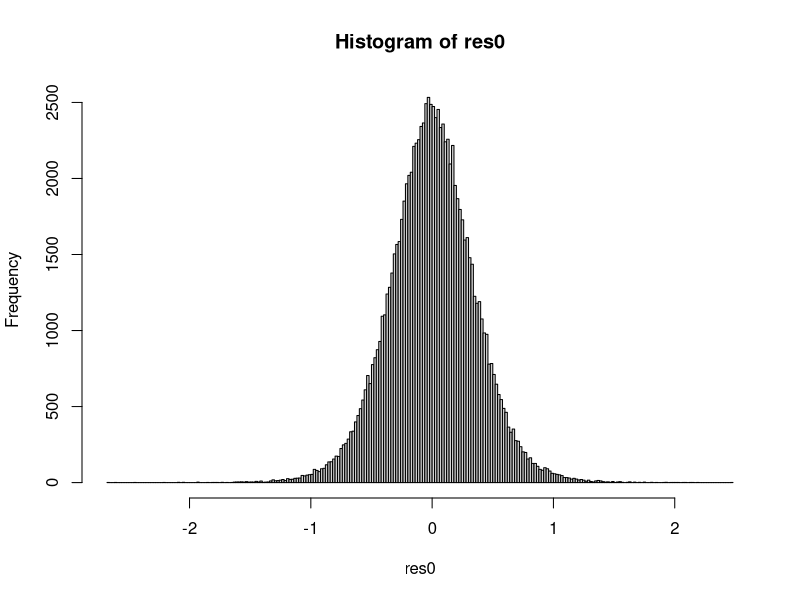

The R script that drew this image: (Note: this script raises an error after producing the figure.)
## ---- chunk 1
knitr::opts_chunk$set(cache=TRUE, autodep=TRUE, cache.comments=TRUE)
## ---- chunk 2
## simreps is the number of simulation reps (n)
simreps <- 1e5 ## this is 100000, five zeros
## ?replicate
set.seed(44)
compute_meanSDratio <- function(x) {
    mean(x)/sd(x)
}
system.time(res0 <- replicate(n = simreps, expr = compute_meanSDratio( rnorm(10) )))
str(res0)
hist(res0, breaks = "scott")
## ---- chunk 3
#create cluster
library(parallel)
cl <- makeCluster(detectCores()-1)  
# get library support needed to run the code
## clusterEvalQ(cl,library(MASS))
# put objects in place that might be needed for the code
## myData <- data.frame(x=1:10, y=rnorm(10))
## clusterExport(cl,c("myData"))
# Set a different seed on each member of the cluster (just in case)
clusterSetRNGStream(cl)
##... then parallel replicate...
## on-the-fly function definition
system.time(res1 <- parSapply(cl, 1:simreps, function(i,...) { x <- rnorm(10); mean(x)/sd(x) } ))
str(res1)
hist(res1, breaks = "scott")
## ---- chunk 4
parReplicate <- function(cl, n, expr, simplify=TRUE, USE.NAMES=TRUE)
  parSapply(cl, integer(n), function(i, ex) eval(ex, envir=.GlobalEnv),
            substitute(expr), simplify=simplify, USE.NAMES=USE.NAMES)
## export functions/objects to the cores
clusterExport(cl,c("compute_meanSDratio", "simreps"))
system.time(res2 <- parReplicate(cl, simreps, compute_meanSDratio(x = rnorm(10))))
hist(res2, breaks = "scott")
## ---- chunk 5
## stop the cluster
stopCluster(cl)
